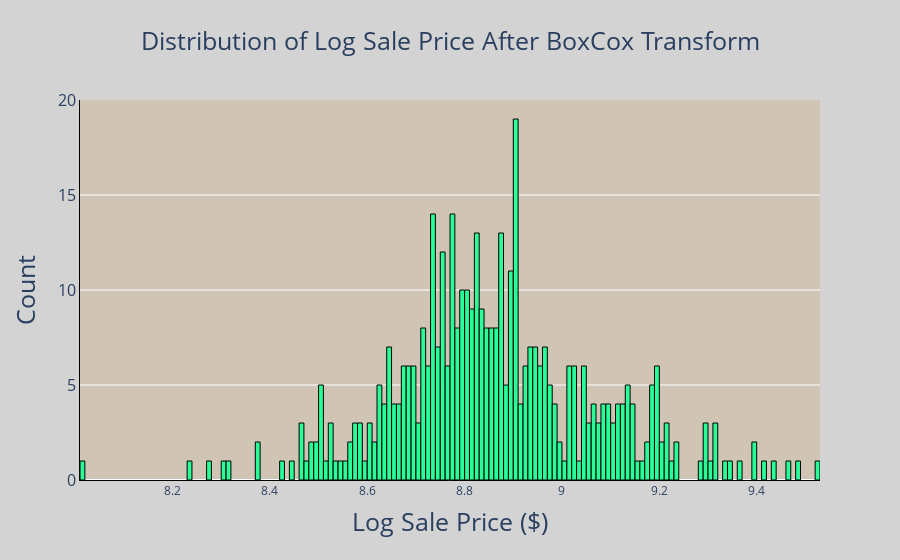

Notebook code cell kept with this figure:
### Code cell
fig = px.histogram(y_test, x = 'SalePrice' ,color_discrete_sequence=['#2AFC98','#FF9FE5' ],nbins = 200,
                  title = 'Distribution of Log Sale Price After BoxCox Transform',
                   labels = {
                       'variable':''
                   }
                  )
fig.update_layout(
    xaxis_title = 'Log Sale Price ($)',
    yaxis_title = 'Count',
    title_x=0.5,
    plot_bgcolor = '#d0c5b5',
    title_font = dict(size = 25),
    paper_bgcolor = 'lightgray',
    bargap = 0.01,

    yaxis = dict(
        tickfont = dict(size=16),
        titlefont = dict(size = 25),
        linecolor = 'black',
    

    ),
    xaxis = dict(
        tickfont = dict(size=12),
        titlefont = dict(size =25),
        linecolor = 'black'  ,
   
    ),
    legend=dict(
        yanchor='top',
        y = .98,
        xanchor='right',
        x = 0.98
    )   
)
fig.update_traces(
    marker_line_width=1,
    marker_line_color="black"

)

### Figure 1 — Plotly figure (JSON) as saved in the notebook; plotly's stock layout.template omitted (floating-point values rounded to 4 significant figures; data arrays with more than 128 entries replaced by an {"elided": "..."} marker saying what was removed)
{"data": [{"alignmentgroup": "True", "bingroup": "x", "hovertemplate": "SalePrice=%{x}<br>count=%{y}<extra></extra>", "legendgroup": "", "marker": {"color": "#2AFC98", "line": {"color": "black", "width": 1}, "pattern": {"shape": ""}}, "name": "", "nbinsx": 200, "offsetgroup": "", "orientation": "v", "showlegend": false, "type": "histogram", "x": {"elided": "433 float values"}, "xaxis": "x", "yaxis": "y"}], "layout": {"bargap": 0.01, "barmode": "relative", "legend": {"tracegroupgap": 0, "x": 0.98, "xanchor": "right", "y": 0.98, "yanchor": "top"}, "paper_bgcolor": "lightgray", "plot_bgcolor": "#d0c5b5", "title": {"font": {"size": 25}, "text": "Distribution of Log Sale Price After BoxCox Transform", "x": 0.5}, "xaxis": {"anchor": "y", "domain": [0, 1], "linecolor": "black", "tickfont": {"size": 12}, "title": {"font": {"size": 25}, "text": "Log Sale Price ($)"}}, "yaxis": {"anchor": "x", "domain": [0, 1], "linecolor": "black", "tickfont": {"size": 16}, "title": {"font": {"size": 25}, "text": "Count"}}}}
